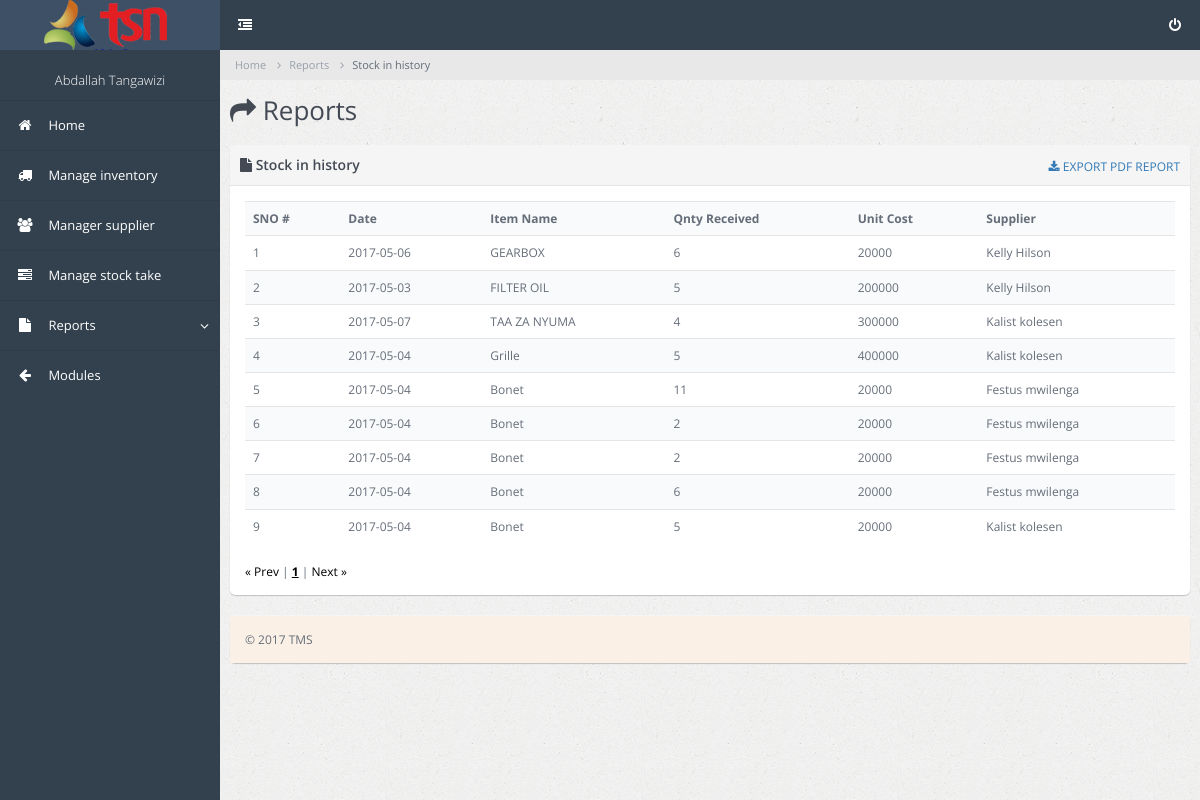
Page /administration/inventory/stock_in_history.php (signed in) on the committed database.
### tables this page shows
CREATE TABLE `tms_item_in_history` (
  `id` int(11) NOT NULL,
  `item_name` varchar(30) NOT NULL,
  `barcode` varchar(30) NOT NULL,
  `qnty` int(11) NOT NULL,
  `cost` int(11) NOT NULL,
  `supplier` varchar(30) NOT NULL,
  `part_no` varchar(30) NOT NULL,
  `date` date NOT NULL
);

### administration/inventory/stock_in_history.php (the view, shortened to what this page needs)
<!DOCTYPE html>
<html lang="en" ng-app = "myapp">
<head>
        <link rel="stylesheet" type="text/css" id="theme" href="../css/theme-default.css"/>
    </head>
    <body>
        <div class="page-container">
            <div class="page-sidebar">
                 <?php require_once '../incs/inventory_links.php';?>
            </div>
            <div class="page-content">
                <ul class="x-navigation x-navigation-horizontal x-navigation-panel">
                    <li class="xn-icon-button">
                        <a href="#" class="x-navigation-minimize"><span class="fa fa-dedent"></span></a>
                    </li>
                    <li class="xn-icon-button pull-right last">
                        <a href="#"><span class="fa fa-power-off"></span></a>
                    </li>
                </ul>
                <ul class="breadcrumb">
                    <li>Home</li>
                    <li>Reports</li>
                    <li class="active">Stock in history</li>
                </ul>
                <div class="page-title">
                    <h2><span class="fa fa-share"></span> Reports</h2>
                </div>
                <div class="page-content-wrap" ng-controller = "cntrl">
                    <div class="row">
                        <div class="col-md-12">
                            <div class="panel panel-default">
                            <div class="panel-heading">
                            <form action = "" method = "POST">
                                    <div class="panel-title-box">
                                        <h3 class="panel-title"><i class="fa fa-file"></i>&nbsp;Stock in history</h3>
                                    </div>
                                    <ul class="panel-controls" style="margin-top: 2px;">
                                   <a href="mpdf60/reports/stock_in_report.php"><i class="fa fa-download"></i>&nbsp;EXPORT PDF REPORT</a>
                                    </ul>
                                    </form>
                                </div>
                                <div class="panel-body">
                                 <?php
                                 $s = mysql_query("select * from tms_item_in_history");
                                  $num = mysql_num_rows($s);
                                  if($num < 1){
                                    echo "<div class='alert alert-warning'><center>No data recoreded yet.....!</center></div>";
                                  }else{
                                 ?>
                                    <table class = "table table-striped" id="results">
                                         <tr>
                                             <th>SNO #</th>
                                             <th>Date</th>
                                             <th>Item Name</th>
                                             <th>Qnty Received</th>
                                             <th>Unit Cost</th>
                                             <th>Supplier</th>
                                             </tr>
                                             <?php
                                             $dat = mysql_query("select * from tms_item_in_history order by id desc");
                                             $a = 1;
                                              while($data=mysql_fetch_array($dat)){
                                             ?>
                                             <tr>
                                                 <td><?php echo $a; ?></td>
                                                 <td><?php echo $data['date'];?></td>
                                                 <td><?php echo $data['item_name'];?></td>
                                                 <td><?php echo $data['qnty'];?></td>
                                                 <td><?php echo $data['cost'];?></td>
                                                 <td><?php echo $data['supplier'];?></td>
                                            </tr>
                                               <?php
                                               $a++;
                                               }
                                               ?>
                                        </table>
                                        <div id="pageNavPosition"></div>
                                        <?php
                                        }
                                        ?>
                                </div>
                            </div>
                        </div>
                    </div>
                    <div class="row">
                        <div class="col-md-12">
                            <div class="panel panel-default">
                                <div class="panel-body" style = "background:linen">
                                    &copy; 2017 TMS
                                </div>
                            </div>
                        </div>
                    </div>
                </div>
            </div>
        </div>
    </body>
</html>

### administration/incs/inventory_links.php (shortened to what this page needs)
<ul class="x-navigation">
                   <li class="xn-logo">
                       <a href=""></a>
                   </li>
                   <li class="xn-title" style = "color:white"><center><?php echo $_SESSION['name'];?></center></li>
                   <li class = "">
                       <a href="index.php"><span class="fa fa-home"></span> <span class="xn-text">Home</span></a>
                   </li>
                   <li>
                       <a href="items.php"><span class="fa fa-truck"></span> <span class="xn-text">Manage inventory</span></a>
                   </li>
                   <li>
                       <a href="suppliers.php"><span class="fa fa-users"></span> <span class="xn-text">Manager supplier</span></a>
                   </li>
                   <li>
                       <a href="items_taken.php"><span class="fa fa-tasks"></span> <span class="xn-text">Manage stock take</span></a>
                   </li>
                   <li class="xn-openable">
                               <a href="#"><span class="fa fa-file"></span> Reports</a>
                           </li>
                   <li>
                       <a href="../index.php"><span class="fa fa-arrow-left"></span> <span class="xn-text">Modules</span></a>
                   </li>
               </ul>

### rows in the picture
tms_item_in_history: date "2017-05-06", item_name "GEARBOX", qnty "6", cost "20000", supplier "Kelly Hilson"
tms_item_in_history: date "2017-05-03", item_name "FILTER OIL", qnty "5", cost "200000", supplier "Kelly Hilson"
tms_item_in_history: date "2017-05-07", item_name "TAA ZA NYUMA", qnty "4", cost "300000", supplier "Kalist kolesen"
tms_item_in_history: date "2017-05-04", item_name "Grille", qnty "5", cost "400000", supplier "Kalist kolesen"
tms_item_in_history: date "2017-05-04", item_name "Bonet", qnty "11", cost "20000", supplier "Festus mwilenga"
tms_item_in_history: date "2017-05-04", item_name "Bonet", qnty "2", cost "20000", supplier "Festus mwilenga"
tms_item_in_history: date "2017-05-04", item_name "Bonet", qnty "2", cost "20000", supplier "Festus mwilenga"
tms_item_in_history: date "2017-05-04", item_name "Bonet", qnty "6", cost "20000", supplier "Festus mwilenga"
tms_item_in_history: date "2017-05-04", item_name "Bonet", qnty "5", cost "20000", supplier "Kalist kolesen"

### other values in the picture
$_SESSION['name'] "Abdallah Tangawizi"
